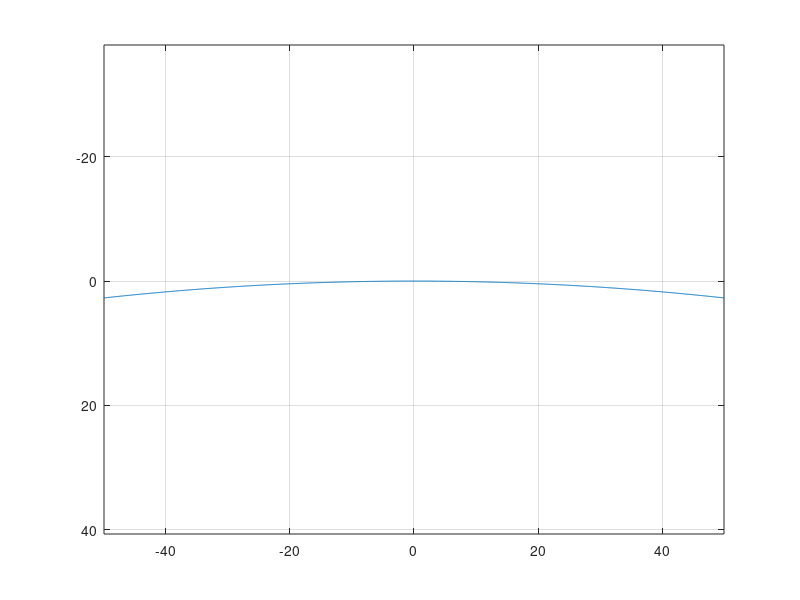

This chart was generated by the following MATLAB code:

function write_profiles()

write_circ_wr    = 1;
write_concave_wh = 0;
write_flat_wr    = 0;
write_groove     = 0;

% circular rail and wheel profiles

if (write_circ_wr==1)

   for R_ry = [460]
      dy = 0.1;
      if (R_ry>101)
         ny = round(100 / dy) - 1;
         y  = -50 + [1:ny]*dy;
      else
         ny = round(2*R_ry / dy) - 1;
         y  = -R_ry + [1:ny]*dy;
      end
      z  =  R_ry - sqrt(R_ry^2 - y.^2);

      % shave off minimum z-value
      % iy_mid = (ny+1) / 2;
      % z(iy_mid) = z(iy_mid-1) - 1.2e-6;
      % z  = z - min(z);

      fname   = sprintf('circ_r%d.prr', round(R_ry));
      comment = sprintf('circular rail, R_ry=%6.2f', R_ry);
      write_simpack(fname, comment, y,  z);

      fname   = sprintf('circ_r%d.prw', round(R_ry));
      comment = sprintf('circular wheel, R_wy=%6.2f', R_ry);
      write_simpack(fname, comment, y, -z);
   end

   if (1==1)
      figure(1); clf;
      plot(y, z)
      axis equal
      set(gca,'ydir','reverse');
      grid on
   end
end

% concave wheel profiles

if (write_concave_wh==1)

   for R_wy = [-10.1, -10.2, -10.5, -11.0, -12.0, -13.0 ]
      dy = 0.1;
      ny = round(-2*R_wy / dy) - 1;
      y  =  R_wy + [1:ny]*dy;
      z  = -R_wy - sqrt(R_wy^2 - y.^2);

      fname   = sprintf('concave_r%d.prw', round(-10*R_wy));
      comment = sprintf('concave wheel, R_wy=%7.2f', R_wy);
      write_simpack(fname, comment, y, z);
   end

   if (1==1)
      figure(1); clf;
      plot(y, z)
      axis equal
      set(gca,'ydir','reverse');
      grid on
   end
end

% flat (conical) wheel profiles at different cone angles

if (write_flat_wr==1)

   for ang = [0, 0.002, 0.01, 0.02, 0.1, 0.2, pi/6]
      y = [ -50 : 1 : 50 ];
      z = tan(ang) * y;

      fname   = sprintf('flat_ang%03d.prw', round(1000*ang));
      comment = sprintf('flat (conical) wheel, angle = %6.4f rad', ang);
      write_simpack(fname, comment, y, z);

      fname   = sprintf('flat_ang%03d.prr', round(1000*ang));
      comment = sprintf('flat (inclined) rail, angle = %6.4f rad', ang);
      write_simpack(fname, comment, y, z);
   end
end

% rail: groove for deep-groove rolling

if (write_groove==1)

   for R_ry = [ 10.02, 10.05, 10.1, 10.2, 10.25, 10.5, 11.0, 12.0, 15.0, 20.0, 30.0, 60.0 ]
      dy = 0.1;
      ny = round(4*R_ry / dy) - 1;
      y  = -2*R_ry + [1:ny]*dy;
      z  =   -R_ry + sqrt(max(0,R_ry^2 - y.^2));

      fname   = sprintf('groove_r%d.prr', round(100*R_ry));
      comment = sprintf('grooved surface, R_ry=%7.2f', -R_ry);
      write_simpack(fname, comment, y,  z);
   end

   if (1==1)
      figure(1); clf;
      plot(y, z)
      axis equal
      set(gca,'ydir','reverse');
      grid on
   end
end


end % write_profiles

%%%%%%%%%%%%%%%%%%%%%%%%%%%%%%%%%%%%%%%%%%%%%%%%%%%%%%%%%%%%%%%%%%%%%%%%

function write_simpack(fname, comment, y, z)

if (isempty(strfind(fname, 'prw')))
   is_wheel = 0; % rail
else
   is_wheel = 1; % wheel
end

% make y-data decreasing for wheel

if (is_wheel & any(diff(y))>0)
   y = fliplr(y);  z = fliplr(z);
end

f = fopen(fname, 'w');
fprintf(f,'header.begin\n');
fprintf(f,'  version  = 1\n');
fprintf(f,'  type     = %d\n', is_wheel);
fprintf(f,'header.end\n');
fprintf(f,'spline.begin\n');
fprintf(f,'  approx.smooth = 0.000000\n');
fprintf(f,'  comment       = ''%s''\n', comment);
fprintf(f,'  units.len.f   = 1000.\n');
fprintf(f,'  units.ang.f   =    1.\n');
fprintf(f,'  point.begin\n');
for iy = 1 : length(y)
   fprintf(f,'    %10.6f  %10.6f\n',y(iy), z(iy));
end
fprintf(f,'  point.end\n');
fprintf(f,'spline.end\n');
fclose(f);

end % write_simpack
